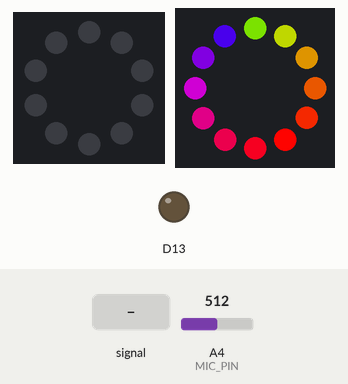
This sketch was run on a simulated Adafruit Circuit Playground Express. Parts: 10 RGB LEDs in a ring, first at the top, clockwise, 12 RGB LEDs in a ring, first at the top, clockwise, output pins drawn as LEDs (lit = HIGH). Inputs (shaded band) come from the test bench; at power-on: A4 (MIC_PIN) = 512. Dim RGB values are drawn brighter than linear.

Above: at 1.2 s.
1.3 s: A4 (MIC_PIN) fed a 50 Hz sine of ±306 counts around its level
At 1.53 s:
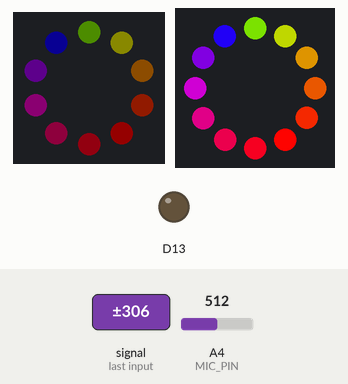
3.2 s: A4 (MIC_PIN) set to 716
At 3.27 s:
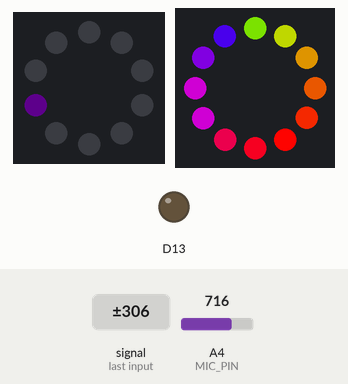
4.8 s: A4 (MIC_PIN) fed a 2 Hz sine of ±306 counts around its level
At 5.13 s:
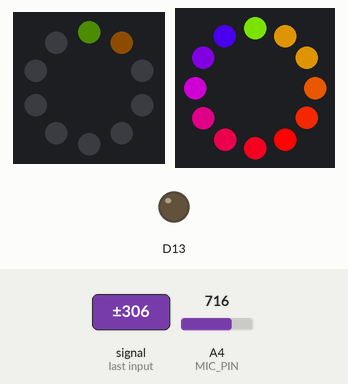
6.9 s: A4 (MIC_PIN) set to 900
At 8.2 s:
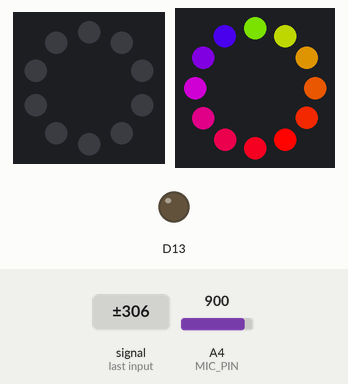
8.5 s: A4 (MIC_PIN) set to 511
At 8.56 s:
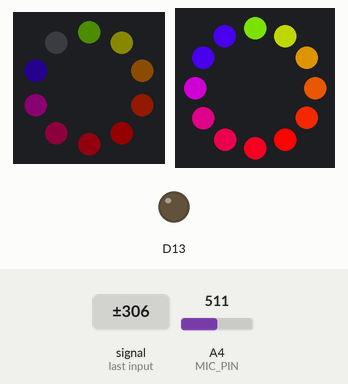
10.1 s: A4 (MIC_PIN) fed a 200 Hz sine of ±255 counts around its level
At 11.0 s:
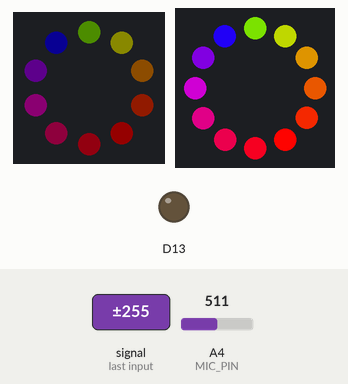
Timing chart, 0 to 12.6 s (numbered marks = the images above; inputs shaded):
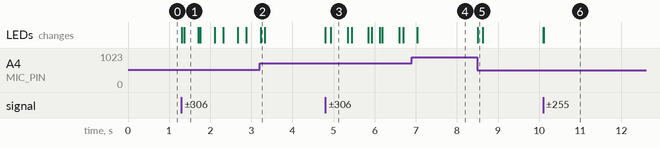

Measured:
- after the input at 1.3 s, the LEDs: first change at once (image 1 shows a later state)
- after the input at 3.2 s, the LEDs: change at once (image 2)
- after the input at 4.8 s, the LEDs: first change at once (image 3 shows a later state)
- after the input at 6.9 s, the LEDs: change after 0.13 s (image 4)
- after the input at 8.5 s, the LEDs: change at once (image 5)
- after the input at 10.1 s, the LEDs: first change at once (image 6 shows a later state)

The sketch:

vu_meter_ring2.ino
```cpp
// (licence header left out)
#include <Adafruit_CircuitPlayground.h>
#include <Wire.h>
#include <SPI.h>
#include <math.h>
#include <Adafruit_NeoPixel.h>
#ifdef __AVR__
  #include <avr/power.h>
#endif

#define PIN 9
#define NUMRING 12

// Parameter 1 = number of pixels in strip
// Parameter 2 = Arduino pin number (most are valid)
// Parameter 3 = pixel type flags, add together as needed:
//   NEO_KHZ800  800 KHz bitstream (most NeoPixel products w/WS2812 LEDs)
//   NEO_KHZ400  400 KHz (classic 'v1' (not v2) FLORA pixels, WS2811 drivers)
//   NEO_GRB     Pixels are wired for GRB bitstream (most NeoPixel products)
//   NEO_RGB     Pixels are wired for RGB bitstream (v1 FLORA pixels, not v2)
//   NEO_RGBW    Pixels are wired for RGBW bitstream (NeoPixel RGBW products)
Adafruit_NeoPixel strip = Adafruit_NeoPixel(12, PIN, NEO_GRB + NEO_KHZ800);

#define MIC_PIN         A4  // Microphone is attached to this analog pin (A4 for circuit playground)
#define SAMPLE_WINDOW   10  // Sample window for average level
#define PEAK_HANG       0  // Time of pause before peak dot falls
#define PEAK_FALL        0  // Rate of falling peak dot
#define INPUT_FLOOR     10  // Lower range of analogRead input
#define INPUT_CEILING  500  // Max range of analogRead input, the lower the value the more sensitive (1023 = max)


byte peak = 16; // Peak level of column; used for falling dots
byte peakring = 16;
unsigned int sample;
byte dotCount = 0;     //Frame counter for peak dot
byte dotHangCount = 0; //Frame counter for holding peak dot

float fscale(float originalMin, float originalMax, float newBegin, float newEnd, float inputValue, float curve);

void setup()
{
  CircuitPlayground.begin();
  strip.begin();
  strip.show(); // Initialize all pixels to 'off'
}

void loop()
{
  int numPixels = CircuitPlayground.strip.numPixels();
  int numPixelsring = NUMRING;
  unsigned long startMillis= millis();  // Start of sample window
  float peakToPeak = 0;   // peak-to-peak level

  unsigned int signalMax = 0;
  unsigned int signalMin = 1023;
  unsigned int c, y;
  unsigned int d, x;

  // collect data for length of sample window (in mS)
  while (millis() - startMillis < SAMPLE_WINDOW)
  {
    sample = analogRead(MIC_PIN);
    if (sample < 1024)  // toss out spurious readings
    {
      if (sample > signalMax)
      {
        signalMax = sample;  // save just the max levels
      }
      else if (sample < signalMin)
      {
        signalMin = sample;  // save just the min levels
      }
    }
  }
  peakToPeak = signalMax - signalMin;  // max - min = peak-peak amplitude

  // Serial.println(peakToPeak);

  //Fill the strip with rainbow gradient
  for (int i=0;i<=numPixels-1;i++){
    CircuitPlayground.strip.setPixelColor(i,Wheel(map(i,0,numPixels-1,30,150)));
  }
  for (int j=0;j<=numPixelsring-1;j++){
    strip.setPixelColor(j,Wheel(map(j,0,numPixelsring-1,30,150)));
  }

  //Scale the input logarithmically instead of linearly
  c = fscale(INPUT_FLOOR, INPUT_CEILING, numPixels, 0, peakToPeak, 2);
  d = fscale(INPUT_FLOOR, INPUT_CEILING, numPixelsring, 0, peakToPeak, 2);

  // Turn off pixels that are below volume threshold.
  if(c < peak) {
    peak = c;        // Keep dot on top
    dotHangCount = 0;    // make the dot hang before falling
  }
  if(d < peakring) {
    peakring = d;        // Keep dot on top
    dotHangCount = 0;    // make the dot hang before falling
 }
  if (c <= numPixels) { // Fill partial column with off pixels
    drawLine(numPixels, numPixels-c, CircuitPlayground.strip.Color(0, 0, 0));
  }
  if (d <= numPixelsring) { // Fill partial column with off pixels
    drawLine(numPixelsring, numPixelsring-d, strip.Color(0, 0, 0));
  }

  // Set the peak dot to match the rainbow gradient
  y = numPixels - peak;
  CircuitPlayground.strip.setPixelColor(y-1,Wheel(map(y,0,numPixels-1,30,150)));
  CircuitPlayground.strip.show();
  x = numPixelsring - peakring;
  strip.setPixelColor(x-1,Wheel(map(x,0,numPixelsring-1,30,150)));
  strip.show();

  // Frame based peak dot animation
  if(dotHangCount > PEAK_HANG) { //Peak pause length
    if(++dotCount >= PEAK_FALL) { //Fall rate
      peak++;
      dotCount = 0;
    }
  }
  else {
    dotHangCount++;
  }
  if(dotHangCount > PEAK_HANG) { //Peak pause length
    if(++dotCount >= PEAK_FALL) { //Fall rate
      peakring++;
      dotCount = 0;
    }
  }
  else {
    dotHangCount++;
  }
}

//Used to draw a line between two points of a given color
void drawLine(uint8_t from, uint8_t to, uint32_t c) {
  uint8_t fromTemp;
  if (from > to) {
    fromTemp = from;
    from = to;
    to = fromTemp;
  }
  for(int i=from; i<=to; i++){
    CircuitPlayground.strip.setPixelColor(i, c);
  }
}
void drawLinering(uint8_t fromring, uint8_t toring, uint32_t d) {
  uint8_t fromTempring;
  if (fromring > toring) {
    fromTempring = fromring;
    fromring = toring;
    toring = fromTempring;
  }
  for(int j=fromring; j<=toring; j++){
     strip.setPixelColor(j, d);
  }
}


float fscale( float originalMin, float originalMax, float newBegin, float
newEnd, float inputValue, float curve){

  float OriginalRange = 0;
  float NewRange = 0;
  float zeroRefCurVal = 0;
  float normalizedCurVal = 0;
  float rangedValue = 0;
  boolean invFlag = 0;


  // condition curve parameter
  // limit range

  if (curve > 10) curve = 10;
  if (curve < -10) curve = -10;

  curve = (curve * -.1) ; // - invert and scale - this seems more intuitive - postive numbers give more weight to high end on output
  curve = pow(10, curve); // convert linear scale into lograthimic exponent for other pow function

  /*
   Serial.println(curve * 100, DEC);   // multply by 100 to preserve resolution
   Serial.println();
   */

  // Check for out of range inputValues
  if (inputValue < originalMin) {
    inputValue = originalMin;
  }
  if (inputValue > originalMax) {
    inputValue = originalMax;
  }

  // Zero Refference the values
  OriginalRange = originalMax - originalMin;

  if (newEnd > newBegin){
    NewRange = newEnd - newBegin;
  }
  else
  {
    NewRange = newBegin - newEnd;
    invFlag = 1;
  }

  zeroRefCurVal = inputValue - originalMin;
  normalizedCurVal  =  zeroRefCurVal / OriginalRange;   // normalize to 0 - 1 float

  // Check for originalMin > originalMax  - the math for all other cases i.e. negative numbers seems to work out fine
  if (originalMin > originalMax ) {
    return 0;
  }

  if (invFlag == 0){
    rangedValue =  (pow(normalizedCurVal, curve) * NewRange) + newBegin;

  }
  else     // invert the ranges
  {
    rangedValue =  newBegin - (pow(normalizedCurVal, curve) * NewRange);
  }

  return rangedValue;
}


// Input a value 0 to 255 to get a color value.
// The colours are a transition r - g - b - back to r.
uint32_t Wheel(byte WheelPos) {
  if(WheelPos < 85) {
    return CircuitPlayground.strip.Color(WheelPos * 3, 255 - WheelPos * 3, 0);
    return strip.Color(WheelPos * 3, 255 - WheelPos * 3, 0);
  }
  else if(WheelPos < 170) {
    WheelPos -= 85;
    return CircuitPlayground.strip.Color(255 - WheelPos * 3, 0, WheelPos * 3);
    return strip.Color(255 - WheelPos * 3, 0, WheelPos * 3);
  }
  else {
    WheelPos -= 170;
    return CircuitPlayground.strip.Color(0, WheelPos * 3, 255 - WheelPos * 3);
    return strip.Color(WheelPos * 3, 255 - WheelPos * 3, 0);
  }
}
```
